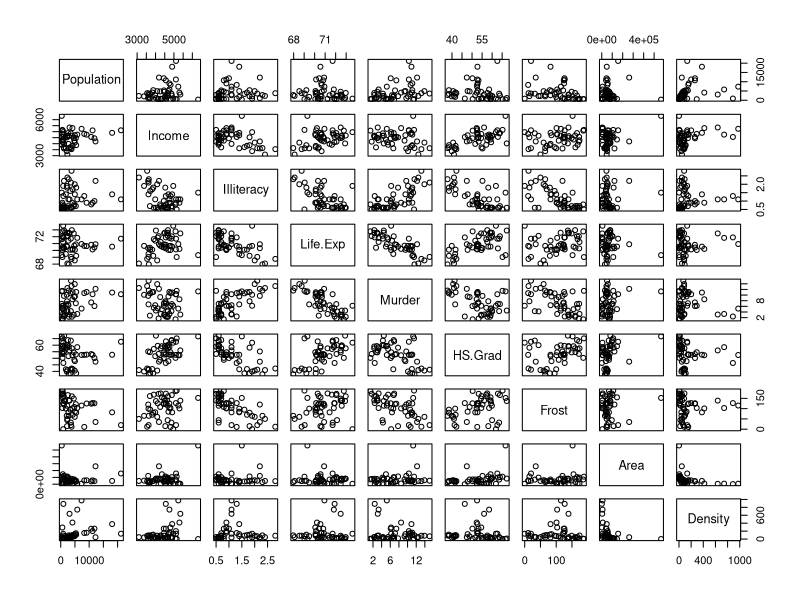

Source code (R): (Note: this script raises an error after producing the figure.)
state <- as.data.frame(state.x77)
str(state)
colnames(state)[4] <- "Life.Exp"
colnames(state)[6] <- "HS.Grad"

state[, 9] <- (state$Population*1000)/state$Area # 인구밀도를 나타내는 변수 생성
colnames(state)[9] <- "Density"
str(state); summary(state); cor(state); pairs(state); cor.test(state)

model1 <- lm(Life.Exp ~ ., data = state)
summary(model1)
summary.aov(model1) # summarize AOV model

model2 <- update(model1, .~. -Area)
summary(model2)
anova(model1, model2) # 모형 간 비교
model3 <- update(model2, .~. -Illiteracy)
model4 <- update(model3, .~. -Income)
model5 <- update(model4, .~. -Density)
model6 <- update(model5, .~. -Population)
summary(model6)

# update(object, ...) 설명 시작
# ## Default S3 method:
# update(object, formula., ..., evaluate = TRUE)
# 
# getCall(x, ...)
# Arguments
# object, x	
# An existing fit from a model function such as lm, glm and many others.
# 
# formula.	
# Changes to the formula – see update.formula for details.
# 
# ...	
# Additional arguments to the call, or arguments with changed values. Use name = NULL to remove the argument name.
# 
# evaluate	
# If true evaluate the new call else return the call.
# 
# Value
# If evaluate = TRUE the fitted object, otherwise the updated call.

# Examples
oldcon <- options(contrasts = c("contr.treatment", "contr.poly"))
## Annette Dobson (1990) "An Introduction to Generalized Linear Models".
## Page 9: Plant Weight Data.
ctl <- c(4.17,5.58,5.18,6.11,4.50,4.61,5.17,4.53,5.33,5.14)
trt <- c(4.81,4.17,4.41,3.59,5.87,3.83,6.03,4.89,4.32,4.69)
group <- gl(2, 10, 20, labels = c("Ctl", "Trt"))
weight <- c(ctl, trt)
lm.D9 <- lm(weight ~ group)
lm.D9
summary(lm.D90 <- update(lm.D9, . ~ . - 1))
options(contrasts = c("contr.helmert", "contr.poly"))
update(lm.D9)
getCall(lm.D90)  # "through the origin"

options(oldcon)
# update 설명 끝


model.step <- step(model1, direction = "backward")
summary(model.step) # 인구와 고졸비율이 높으면 기대수명 증가, 살인율과 연평균영하기온일수 높으면 기대수명 감소

confint(model.step) # 회귀계수에 대한 신뢰구간 구하는 함수
# 주어진 자료에 대한 예측값 구하기
predict(model.step, list(Population = 4000, Murder = 10.5, HS.Grad = 48, Frost = 100))
# 여러 가지 회귀진단의 결과
par(mfrow = c(2,2))
plot(model.step)
# 좌상단 그림 -> 잔차그림, 패턴 없음 ->적절
# 우상단 -> 정규확률그림 -> 직선상에 잘 위치 -> 잔차의 정규성 가정 만족
# 좌하단 -> 적합값에 대한 표준화잔차의 제곱근 -> 정규분포의 가정 만족
# 우하단 -> 지렛값에 대한 표준화잔차, 영향점 진단을 위한 쿡 거리 
# -> 지렛값 큰 점 몇 개 보임(영향점), 동시에 큰 잔차를 가지는 점 한 개 포함(이상치)

# 다중회귀모형의 적합결과 추출
names(model.step)
model.step[[1]]
model.step[[2]]
sort(model.step$residuals)

# 베타 계수(표준화게수) -> 모든 변수들이 표준화되었을 때의 회귀계수
# 예측 변수들의 상대적인 중요도를 비교할 때 베타 계수가 유용하다.
# 비표준화계수 또는 p-value만으로는 상대적인 중요도를 알 수 없다.
# 모든 계수에 scale()을 적용한 후 lm()을 수행한다.
model.beta <- lm(Life.Exp ~ scale(Population) + scale(Murder) + 
                    scale(HS.Grad) + scale(Frost), data = state)
summary(model.beta)
# 베타계수의 절대값을 비교해 보면, 변수의 중요도는 Murder > HS.Grad > Frost > Polulation 순이다.

# 편상관계수(partial)
  # 두 변수 간의 상관계수
  # 두 변수 각각에서(회귀를 통해) 제 3의 변수들의 효과를 제거한 후
  # 잔차들 간의 상관계수를 구한 것
# 부분상관계수(준편, semipartial)
  # 두 변수 간의 상관계수
  # 이 중 한 변수에게만 제 3의 변수들의 효과를 제거한 후
  # 잔차와의 상관계수를 구한 것
# ggm::pcor()이 편상관계수 제공

# analysis와 statistics가 주어질 때, vectors와 algebra간의 상관계수
# pcor(c("vectors", "algebra", "analysis", "statistics"), var(marks))
# pcor(c(2,3,4,5,), var(marks))와 동일